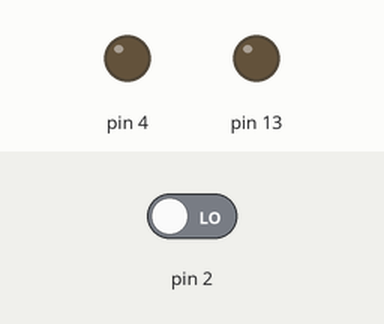
This sketch was run on a simulated Arduino Uno, built with avr-gcc and run on an emulated ATmega328P. On the bench: output pins drawn as LEDs (lit = HIGH). Inputs (shaded band) come from the test bench; at power-on: pin 2 LOW.

Above: at 1.2 s.
1.3 s: pin 2 driven HIGH
At 2.5 s:
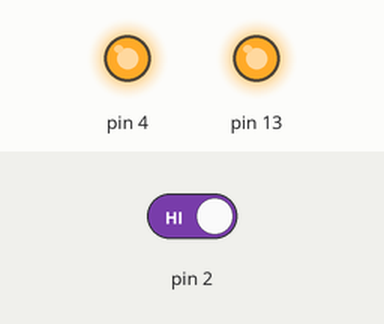
2.8 s: pin 2 driven LOW
At 3.9 s:
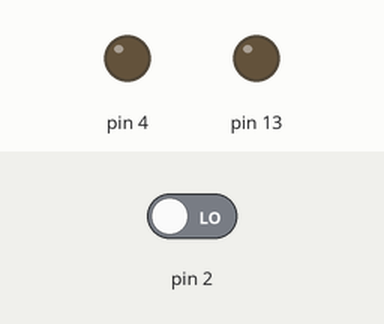
Timing chart, 0 to 5.8 s (numbered marks = the images above; inputs shaded):
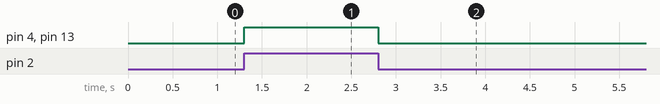

Measured:
- after the input at 1.3 s, pin 4, pin 13: LOW → HIGH at once
- after the input at 2.8 s, pin 4, pin 13: HIGH → LOW at once

The sketch:

pir_detector_1.ino
```cpp
int pirsensor = 0;

void setup()
{
  pinMode(13, OUTPUT);
  pinMode(4, OUTPUT);
  pinMode(2, INPUT);
}

void loop()
{
  pirsensor = digitalRead(2);
  if (pirsensor == HIGH)
  {
    digitalWrite(13,HIGH);
    digitalWrite(4,HIGH);
  }
  else
  {
    digitalWrite(13,LOW);
    digitalWrite(4,LOW);
  }
  delay(10);
}
```
